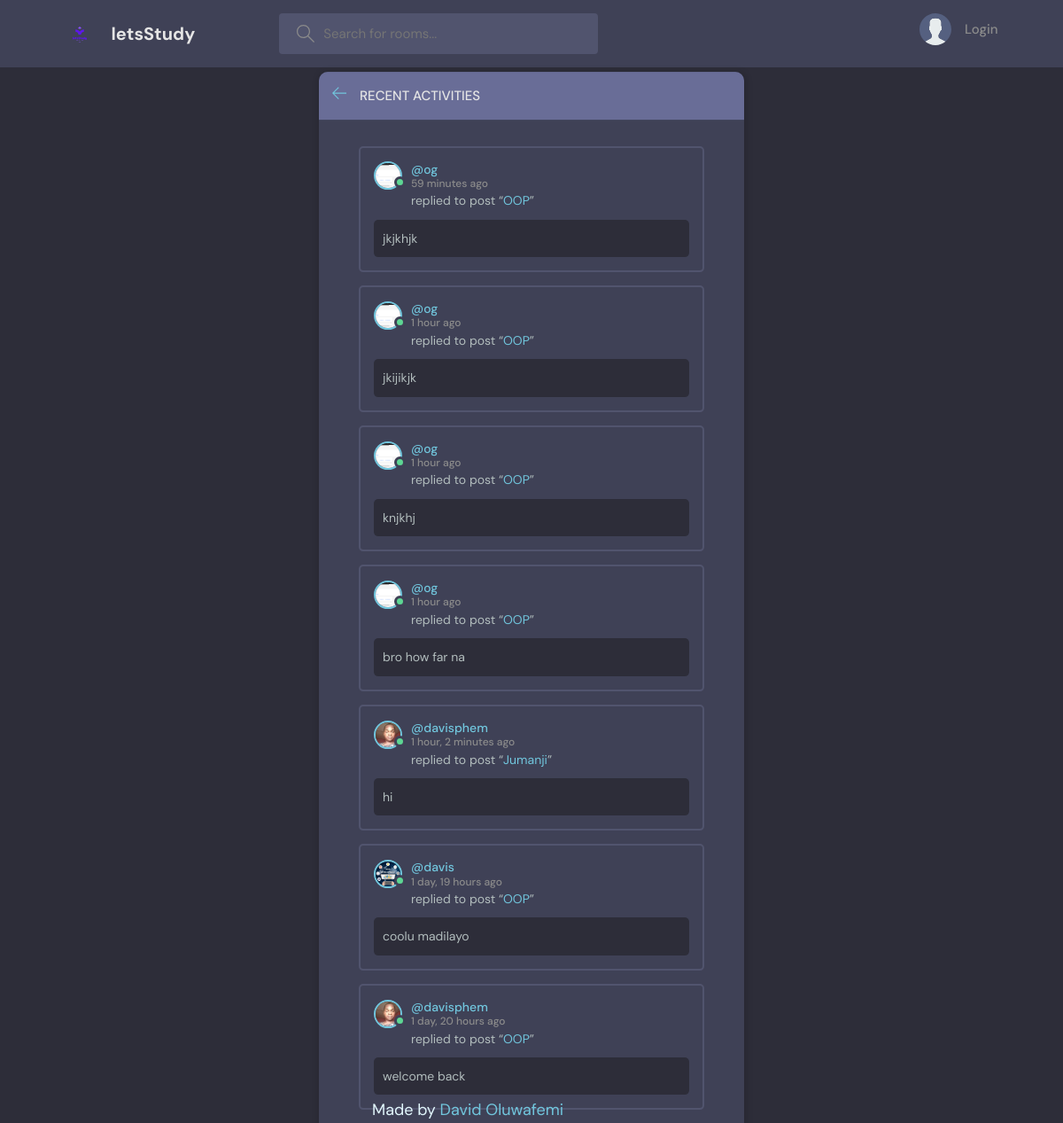
The app's page /activities with its own data.
### main/models.py (models this page shows, shortened)
class Message(models.Model):
    user = models.ForeignKey(User, on_delete=models.CASCADE)
    room = models.ForeignKey(Room, on_delete=models.CASCADE)
    body = models.TextField()
    updated = models.DateTimeField(auto_now=True)  # saves everytime
    created = models.DateTimeField(auto_now_add=True)  # once on creation
    class Meta:
        ordering = ["-updated", "-created"]
    def __str__(self):
        elipsis = ""
        if len(self.body) > 50:
            elipsis = "..."
        return f"{self.body[:50]}{elipsis}"

class User(AbstractUser):
    name = models.CharField(max_length=200, null=True)
    email = models.EmailField(unique=True, null=True)
    bio = models.TextField(null=True)
    avatar = models.ImageField(null=True, default="avatar.svg")
    USERNAME_FIELD = "email"
    REQUIRED_FIELDS = []
    def __str__(self):
        return self.username

class Room(models.Model):
    host = models.ForeignKey(User, on_delete=models.SET_NULL, null=True)
    topic = models.ForeignKey("Topic", on_delete=models.SET_NULL, null=True)
    name = models.CharField(max_length=200)
    description = models.TextField(null=True, blank=True)
    participants = models.ManyToManyField(User, related_name="participants", blank=True)
    updated = models.DateTimeField(auto_now=True)  # saves everytime
    created = models.DateTimeField(auto_now_add=True)  # once on creation
    class Meta:
        ordering = ["-updated", "-created"]

### main/views.py (the view)
# urls.py: path("activities", views.activities_page, name="activities"),
def activities_page(request):
    chats = Message.objects.all()
    context = {"chats": chats}
    return render(request, "main/activities.html", context)

### main/templates/main/activities.html (shortened to what this page needs)
{% extends 'base.html' %} {% block content %}
<main class="layout">
  <div class="container">
    <div class="layout__box">
      <div class="layout__boxHeader">
        <div class="layout__boxTitle">
          <a href="{{ request.META.HTTP_REFERER }}">
            <svg
              version="1.1"
              xmlns="http://www.w3.org/2000/svg"
              width="32"
              height="32"
              viewBox="0 0 32 32"
            >
              <title>arrow-left</title>
              <path
                d="M13.723 2.286l-13.723 13.714 13.719 13.714 1.616-1.611-10.96-10.96h27.625v-2.286h-27.625l10.965-10.965-1.616-1.607z"
              ></path>
            </svg>
          </a>
          <h3>Recent Activities</h3>
        </div>
      </div>
      <div class="activities-page layout__body">
        {% for chat in chats %}
        <div class="activities__box">
          <div class="activities__boxHeader roomListRoom__header">
            <a
              href="{% url 'user-profile' chat.user.id %}"
              class="roomListRoom__author"
            >
              <div class="avatar avatar--small active">
                <img src="{{ chat.user.avatar.url }}" />
              </div>
              <p>
                @{{chat.user}}
                <span>{{chat.created|timesince}} ago</span>
              </p>
            </a>
          </div>
          <div class="activities__boxContent">
            <p>
              replied to post “<a href="{% url 'room' chat.room.id %}"
                >{{chat.room.name}}</a
              >”
            </p>
            <div class="activities__boxRoomContent">{{chat}}</div>
          </div>
        </div>
        {% endfor %}
      </div>
    </div>
  </div>
</main>
{% endblock %}

### static/styles/style.css (style rules this page uses)
:root { --color-main: #71c6dd; --color-main-light: #e1f6fb; --color-dark: #3f4156; --color-dark-medium: #51546e; --color-dark-light: #696d97; --color-light: #e5e5e5; --color-gray: #8b8b8b; --color-light-gray: #b2bdbd; --color-bg: #2d2d39; --color-success: #5dd693; --color-error: #fc4b0b; }
* { font-family: "DM Sans", -apple-system, BlinkMacSystemFont, "Segoe UI", Roboto, Oxygen, Ubuntu, Cantarell, "Open Sans", "Helvetica Neue", sans-serif; margin: 0; padding: 0; box-sizing: border-box; text-rendering: optimizeLegibility; font-size: inherit; }
html { font-size: 56.25%; }
@media only screen and (min-width: 1200px) { html { font-size: 62.5%; } }
body { line-height: 1.6; font-weight: 400; font-size: 1.5rem; color: var(--color-light-gray); background-color: var(--color-bg); min-height: 100vh; }
img { width: 100%; }
a { display: inline-block; color: var(--color-main); text-decoration: none; }
.container { max-width: 120rem; width: 90%; margin: auto; }
.avatar { position: relative; display: inline-block; border-radius: 50%; border: 2px solid var(--color-main); }
.avatar img { display: block; border-radius: 50%; object-fit: cover; object-position: center; }
.avatar::after { content: ""; display: block; position: absolute; background-color: var(--color-gray); z-index: 111; border-radius: 50%; border: 0.3rem solid var(--color-dark); }
.avatar.active::after { background-color: var(--color-success); }
.avatar.avatar--small img { width: 2.8rem; height: 2.8rem; }
.avatar.avatar--small:after { width: 0.7rem; height: 0.7rem; bottom: 0px; right: -6px; }
.layout { margin-top: 2.4rem; }
.layout > .container { display: flex; justify-content: space-between; align-items: flex-start; }
.layout__box { width: 90%; max-width: 48rem; min-height: 40rem; position: absolute; top: 50%; left: 50%; transform: translate(-50%, -46%); background-color: var(--color-dark); border-radius: 1rem; box-shadow: 1px 1px 6px 3px rgba(0, 0, 0, 0.1); overflow: hidden; }
.layout__boxHeader { display: flex; padding: 1.5rem; background-color: var(--color-dark-light); }
.layout__boxTitle { display: flex; gap: 1.5rem; align-items: center; }
.layout__boxTitle h3 { text-transform: uppercase; font-weight: 500; color: var(--color-light); }
.layout__boxTitle svg { width: 1.6rem; height: 1.6rem; fill: var(--color-main); }
.layout__body { margin: 3rem; }
.roomListRoom__header { display: flex; justify-content: space-between; align-items: center; }
.roomListRoom__author { font-weight: 500; display: flex; align-items: center; gap: 1rem; }
.activities__box { margin: 1.5rem; padding: 1.5rem; border: 2px solid var(--color-dark-medium); border-radius: 5px; }
.activities__boxHeader p { font-size: 1.4rem; line-height: 1.3; }
.activities__boxHeader p span { color: var(--color-gray); font-size: 1.2rem; display: block; }
.activities__boxContent { margin-left: 4.2rem; }
.activities__boxContent { font-size: 1.4rem; }
.activities__boxRoomContent { background: var(--color-bg); padding: 1rem; border-radius: 5px; margin-top: 1rem; margin-left: -4.2rem; }

### records on screen
Message: user.avatar (picture), user "og", created "59 minutes", room.name "OOP", body "jkjkhjk"
Message: user.avatar (picture), user "og", created "1 hour", room.name "OOP", body "jkijikjk"
Message: user.avatar (picture), user "og", created "1 hour", room.name "OOP", body "knjkhj"
Message: user.avatar (picture), user "og", created "1 hour", room.name "OOP", body "bro how far na"
Message: user.avatar (picture), user "davisphem", created "1 hour, 2 minutes", room.name "Jumanji", body "hi"
Message: user.avatar (picture), user "davis", created "1 day, 19 hours", room.name "OOP", body "coolu madilayo"
Message: user.avatar (picture), user "davisphem", created "1 day, 20 hours", room.name "OOP", body "welcome back"
